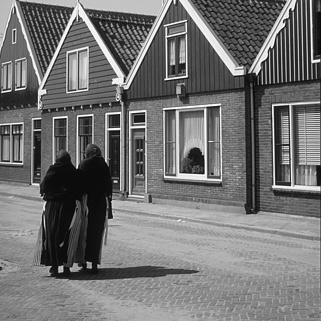
%> input picture Lab_05/Input/i235.png, 321 x 321 px
$ octave --eval "result = Harris_detector_value_max(imread('../Input/i235.png'));"   (GNU Octave 9; MATLAB toolbox functions it lacks are replaced by stand-ins)
%> lines starting %> are read from the running program, lines starting %| are printed output that depends on the picture
%% Harris_detector_value max
   % This function applies the Harris corner detector algorithm in order to
   % compute the value max.
   % input:  sigma: InputImage
   % output: valore_max

function [valore_max]=Harris_detector_value_max(InputImage)

         %compute x and y derivative of the image
         dx=[1 0 -1; 2 0 -2; 1 0 -1];
         dy=[1 2 1; 0  0  0; -1 -2 -1];
         Ix=conv2(InputImage,dx,'same');
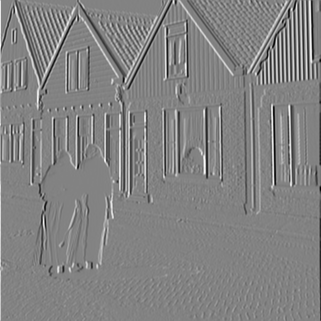
%> Ix: size 321x321 double; min -973, max 924, mean -0.7; drawn with min black and max white
         Iy=conv2(InputImage,dy,'same');
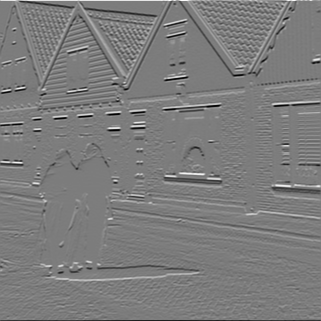
%> Iy: size 321x321 double; min -927, max 968, mean 0; drawn with min black and max white
         figure,imagesc(Ix),colormap gray,title('Ix')
         figure,imagesc(Iy),colormap gray,title('Iy')

         %compute products of derivatives at every pixel
         Ix2=Ix.*Ix; Iy2=Iy.*Iy; Ixy=Ix.*Iy;
%> after `Ix2=Ix.*Ix`:
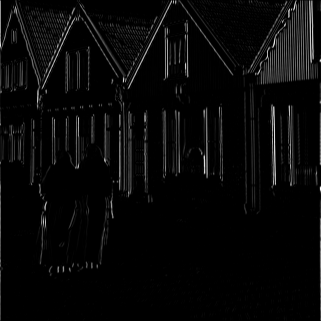
%> Ix2: size 321x321 double; min 0, max 946729, mean 32533.2; drawn with min black and max white

         %compute the sum of products of  derivatives at each pixel
         g = fspecial('gaussian', 9, 1.2);                                 %we can construct the structure tensor M
         figure,imagesc(g),colormap gray,title('Gaussian')
         Sx2=conv2(Ix2,g,'same'); Sy2=conv2(Iy2,g,'same'); Sxy=conv2(Ixy,g,'same');
%> after `Sx2=conv2(Ix2,g,'same')`:
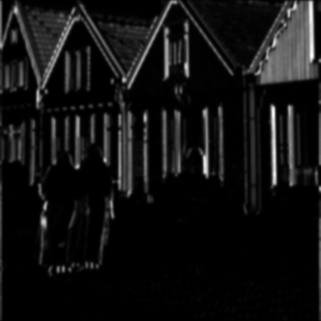
%> Sx2: size 321x321 double; min 0.032, max 438374.3, mean 31938.2; drawn with min black and max white
%> after `Sy2=conv2(Iy2,g,'same')`:
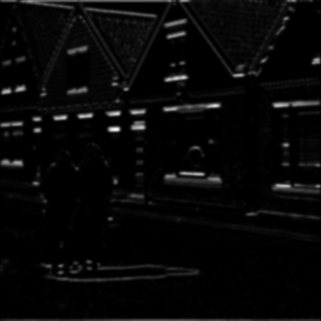
%> Sy2: size 321x321 double; min 0.0346, max 509528.8, mean 16649.1; drawn with min black and max white
%> after `Sxy=conv2(Ixy,g,'same')`:
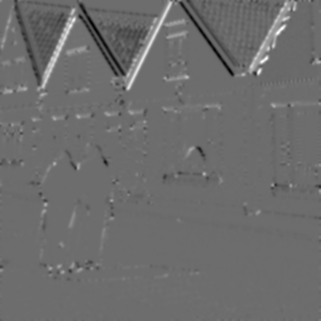
%> Sxy: size 321x321 double; min -111268, max 148653.9, mean 57.8; drawn with min black and max white

         %features detection
         [rr,cc]=size(Sx2);
%> rr = 321; cc = 321
         edge_reg=zeros(rr,cc); corner_reg=zeros(rr,cc); flat_reg=zeros(rr,cc);
         R_map=zeros(rr,cc);
         k=0.05;

        for ii=1:rr
          for jj=1:cc
          %define at each pixel x,y the matrix
          M=[Sx2(ii,jj),Sxy(ii,jj);Sxy(ii,jj),Sy2(ii,jj)];
          %compute the response of the detector at each pixel
          R=det(M) - k*(trace(M).^2);    %R=1.72                %trace(M) is a sum of diagonal elements
          R_map(ii,jj)=R;                                       %R=cornerness, K=constant (0.04 to 0.06)

     end

  valore_max=max(max(R_map));                                   %maximum value

        end
%> this loop made 321 passes
%> valore_max on passes 1 to 3: 2.08e+10, 2.45e+10, 2.45e+10
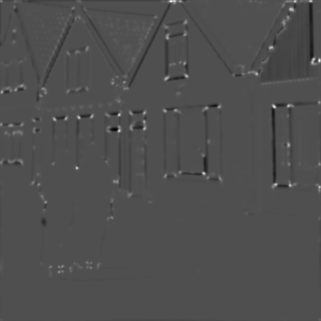
%> R_map: size 321x321 double; min -1.29e+10, max 2.82e+10, mean -45801026.6; drawn with min black and max white
%> `result = Harris_detector_value_max(imread('../Input/i235.png'));`: result = 2.82e+10
